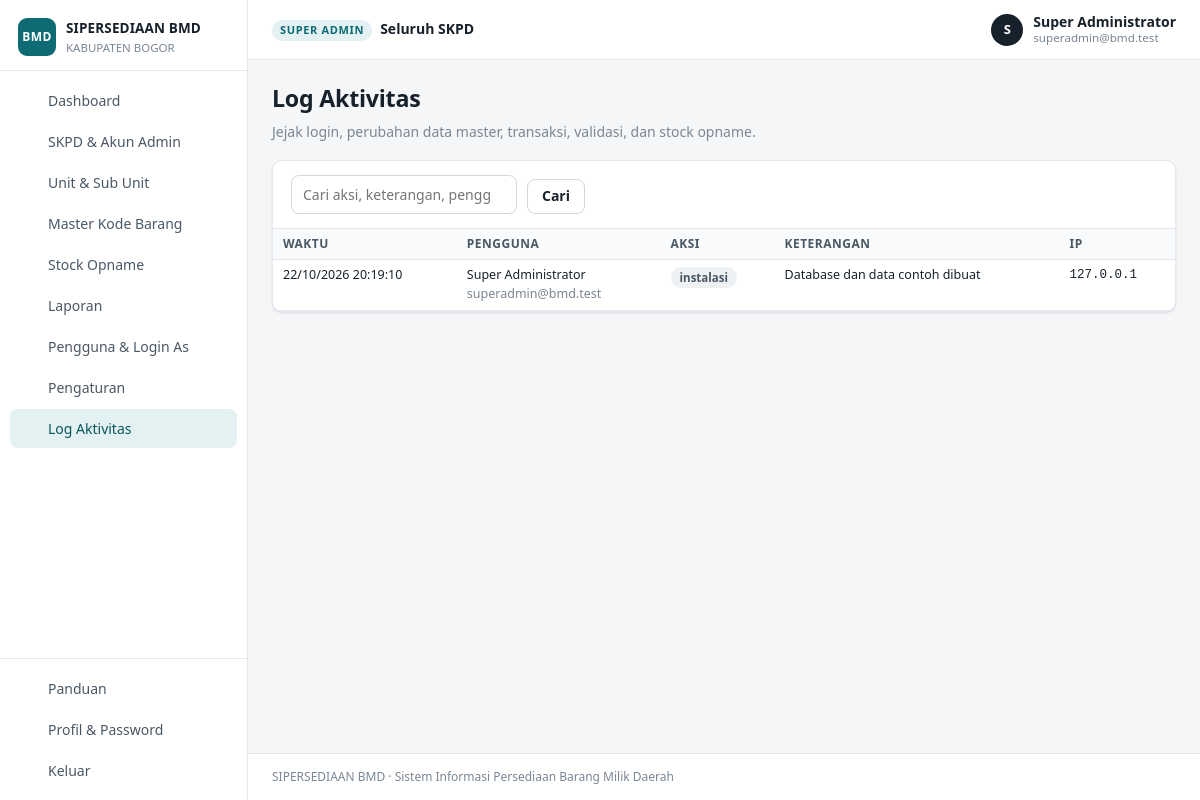
/index.php?page=log (signed in), run on the app's committed database.
### tables this page shows
CREATE TABLE users (
  id          INT UNSIGNED NOT NULL AUTO_INCREMENT PRIMARY KEY,
  nama        VARCHAR(150) NOT NULL,
  nip         VARCHAR(30)  NULL,
  email       VARCHAR(150) NULL,
  password    VARCHAR(255) NULL,
  role        ENUM('superadmin','admin_skpd','admin','operator') NOT NULL,
  skpd_id     INT UNSIGNED NULL,
  unit_id     INT UNSIGNED NULL,
  slot        TINYINT UNSIGNED NOT NULL DEFAULT 1,
  is_active   TINYINT(1) NOT NULL DEFAULT 0,
  last_login  DATETIME NULL,
  created_at  DATETIME NOT NULL DEFAULT CURRENT_TIMESTAMP,
  updated_at  DATETIME NULL ON UPDATE CURRENT_TIMESTAMP,
  UNIQUE KEY uk_email (email),
  KEY idx_skpd (skpd_id),
  KEY idx_unit (unit_id),
  CONSTRAINT fk_user_skpd FOREIGN KEY (skpd_id) REFERENCES skpd(id)       ON DELETE CASCADE,
  CONSTRAINT fk_user_unit FOREIGN KEY (unit_id) REFERENCES unit_kerja(id) ON DELETE CASCADE
);

CREATE TABLE log_aktivitas (
  id          INT UNSIGNED NOT NULL AUTO_INCREMENT PRIMARY KEY,
  user_id     INT UNSIGNED NULL,
  aksi        VARCHAR(60)  NOT NULL,
  keterangan  VARCHAR(500) NULL,
  ip          VARCHAR(45)  NULL,
  created_at  DATETIME NOT NULL DEFAULT CURRENT_TIMESTAMP,
  KEY idx_user (user_id)
);

### index.php (called while the page is built, shortened)
<?php
require_login();
$page = isset($_GET['page']) ? preg_replace('/[^a-z_]/', '', $_GET['page']) : 'dashboard';
require __DIR__ . '/pages/' . $page . '.php';

### core/helpers.php (called while the page is built, shortened)
<?php
function e($s)
{
    return htmlspecialchars((string)$s, ENT_QUOTES, 'UTF-8');
}
function url($page = 'dashboard', array $params = [])
{
    $params = array_merge(['page' => $page], $params);
    return 'index.php?' . http_build_query($params);
}
function input($key, $default = null)
{
    return $default;
}
function input_int($key, $default = 0)
{
    $v = input($key, null);
    return ($v === null || $v === '') ? $default : (int)$v;
}
function setting($key, $default = '')
{
    static $cache = null;
    if ($cache === null) {
        $cache = [];
        foreach (rows('SELECT kunci, nilai FROM pengaturan') as $r) $cache[$r['kunci']] = $r['nilai'];
    }
    return (isset($cache[$key]) && $cache[$key] !== '') ? $cache[$key] : $default;
}
function role_label($role, $unitLevel = null)
{
    switch ($role) {
        case 'superadmin': return 'Super Admin';
    }
    return $role;
}
function paginate($total, $perPage = 25)
{
    $page = max(1, input_int('hal', 1));
    $pages = max(1, (int)ceil($total / $perPage));
    $page = min($page, $pages);
    return ['page' => $page, 'pages' => $pages, 'offset' => ($page - 1) * $perPage, 'limit' => $perPage, 'total' => $total];
}

### core/db.php (called while the page is built, shortened)
<?php
function db()
{
    static $conn = null;
    if ($conn === null) {
        try {
            $conn = new mysqli(DB_HOST, DB_USER, DB_PASS, DB_NAME, (int)DB_PORT);
            $conn->set_charset('utf8mb4');
            $conn->query("SET time_zone = '+07:00'");
        } catch (mysqli_sql_exception $e) {
            http_response_code(500);
            echo '<div style="font-family:sans-serif;max-width:640px;margin:60px auto;padding:24px;border:1px solid #f1c0c0;border-radius:8px;background:#fff7f7">'
                . '<h2 style="margin-top:0;color:#b42318">Koneksi database gagal</h2>'
                . '<p>Periksa pengaturan <code>DB_HOST</code>, <code>DB_USER</code>, <code>DB_PASS</code>, <code>DB_NAME</code> pada file <code>config.php</code> '
                . 'dan pastikan database sudah diimpor dari folder <code>database/</code>.</p>'
                . (APP_DEBUG ? '<pre style="white-space:pre-wrap">' . htmlspecialchars($e->getMessage()) . '</pre>' : '')
                . '</div>';
            exit;
        }
    }
    return $conn;
}
function q($sql, array $params = [])
{
    $stmt = db()->prepare($sql);
    if ($params) {
        $types = '';
        $vals = [];
        foreach ($params as $p) {
            if (is_int($p) || is_bool($p)) { $types .= 'i'; $vals[] = (int)$p; }
            elseif (is_float($p)) { $types .= 'd'; $vals[] = $p; }
            elseif ($p === null) { $types .= 's'; $vals[] = null; }
            else { $types .= 's'; $vals[] = (string)$p; }
        }
        $refs = [];
        foreach ($vals as $k => $v) { $refs[$k] = &$vals[$k]; }
        array_unshift($refs, $types);
        call_user_func_array([$stmt, 'bind_param'], $refs);
    }
    $stmt->execute();
    return $stmt;
}
function rows($sql, array $params = [])
{
    $stmt = q($sql, $params);
    $res = $stmt->get_result();
    $out = $res ? $res->fetch_all(MYSQLI_ASSOC) : [];
    return $out;
}
function row($sql, array $params = [])
{
    $r = rows($sql, $params);
    return $r ? $r[0] : null;
}
function val($sql, array $params = [])
{
    $r = row($sql, $params);
    return $r ? reset($r) : null;
}

### core/auth.php (called while the page is built, shortened)
<?php
function user()
{
    static $u = false;
    if ($u !== false) return $u;
    $u = null;
    if (!empty($_SESSION['uid'])) {
        $u = row('SELECT u.*, uk.level AS unit_level, uk.nama AS unit_nama, uk.parent_id AS unit_parent_id,
                         COALESCE(s1.nama, s2.nama) AS skpd_nama, COALESCE(u.skpd_id, uk.skpd_id) AS skpd_ref
                  FROM users u
                  LEFT JOIN unit_kerja uk ON uk.id = u.unit_id
                  LEFT JOIN skpd s1 ON s1.id = u.skpd_id
                  LEFT JOIN skpd s2 ON s2.id = uk.skpd_id
                  WHERE u.id = ? AND (u.is_active = 1 OR ?)', [(int)$_SESSION['uid'], impersonator_id() ? 1 : 0]);
        if ($u) {
            $u['id'] = (int)$u['id'];
            $u['unit_id'] = $u['unit_id'] ? (int)$u['unit_id'] : null;
            $u['skpd_id'] = $u['skpd_ref'] ? (int)$u['skpd_ref'] : null;
        } else {
            unset($_SESSION['uid']);
        }
    }
    return $u;
}
function require_login()
{
    if (!user()) {
        if (is_ajax()) json_out(['ok' => false, 'msg' => 'Sesi berakhir, silakan login kembali.'], 401);
        redirect('login.php');
    }
}
function has_role(...$roles)
{
    $u = user();
    return $u && in_array($u['role'], $roles, true);
}
function impersonator_id()
{
    return (int)($_SESSION['impersonator'] ?? 0);
}

### pages/log.php (the view, shortened to what this page needs)
<?php
$q = trim((string)input('q', ''));
$where = '1=1';
$params = [];
$total = (int)val("SELECT COUNT(*) FROM log_aktivitas l LEFT JOIN users u ON u.id=l.user_id WHERE $where", $params);
$pg = paginate($total, 50);
$list = rows("SELECT l.*, u.nama, u.email FROM log_aktivitas l LEFT JOIN users u ON u.id=l.user_id WHERE $where ORDER BY l.id DESC LIMIT {$pg['limit']} OFFSET {$pg['offset']}", $params);
include BASE_PATH . '/views/header.php';
?>
<div class="page-head"><div><h1>Log Aktivitas</h1><p>Jejak login, perubahan data master, transaksi, validasi, dan stock opname.</p></div></div>
<div class="card">
  <div class="card-head"><form class="filters" method="get"><input type="hidden" name="page" value="log">
    <div class="field grow"><input type="search" name="q" value="<?= e($q) ?>" placeholder="Cari aksi, keterangan, pengguna…"></div><button class="btn btn-light">Cari</button></form></div>
  <div class="card-body tight table-wrap">
    <table class="tbl compact">
      <thead><tr><th>Waktu</th><th>Pengguna</th><th>Aksi</th><th>Keterangan</th><th>IP</th></tr></thead>
      <tbody>
      <?php foreach ($list as $l): ?>
        <tr><td class="nowrap small"><?= e(date('d/m/Y H:i:s', strtotime($l['created_at']))) ?></td><td class="small"><?= e($l['nama'] ?: '-') ?><div class="muted"><?= e($l['email']) ?></div></td>
          <td><span class="badge badge-gray"><?= e($l['aksi']) ?></span></td><td class="small"><?= e($l['keterangan']) ?></td><td class="small mono"><?= e($l['ip']) ?></td></tr>
      <?php endforeach; ?>
      </tbody>
    </table>
  </div>
</div>
<?php include BASE_PATH . '/views/footer.php'; ?>

### views/header.php (shortened to what this page needs)
<?php
$u = user();
$curPage = $_GET['page'] ?? 'dashboard';
function icon($n)
{
    return '<svg class="ic" viewBox="0 0 24 24" fill="none" stroke="currentColor" stroke-width="1.8" stroke-linecap="round" stroke-linejoin="round" aria-hidden="true">' . ($p[$n] ?? '') . '</svg>';
}
$menu = [];
$menu[] = ['dashboard', 'Dashboard', 'home'];
if ($u['role'] === 'superadmin') {
    $menu[] = ['skpd', 'SKPD & Akun Admin', 'building'];
    $menu[] = ['unit', 'Unit & Sub Unit', 'tree'];
    $menu[] = ['kode', 'Master Kode Barang', 'code'];
    $menu[] = ['stock_opname', 'Stock Opname', 'lock'];
    $menu[] = ['laporan', 'Laporan', 'report'];
    $menu[] = ['pengguna', 'Pengguna & Login As', 'users'];
    $menu[] = ['pengaturan', 'Pengaturan', 'gear'];
    $menu[] = ['log', 'Log Aktivitas', 'list'];
} elseif ($u['role'] === 'admin_skpd') {
    $menu[] = ['unit', 'Unit & Sub Unit', 'tree'];
    $menu[] = ['stock_opname', 'Stock Opname', 'lock'];
    $menu[] = ['laporan', 'Laporan', 'report'];
}
$activeMap = ['rincian' => 'dashboard', 'skpd_form' => 'skpd', 'unit_form' => 'unit', 'akun' => ($u['role'] === 'superadmin' ? 'skpd' : 'unit'), 'kartu' => 'stok', 'transaksi_detail' => 'transaksi', 'kode_import' => 'kode'];
$active = $activeMap[$curPage] ?? $curPage;
$scopeLabel = $u['role'] === 'superadmin' ? 'Seluruh SKPD' : ($u['role'] === 'admin_skpd' ? $u['skpd_nama'] : $u['unit_nama']);
?><!doctype html>
<html lang="id">
<head>
<link rel="stylesheet" href="assets/app.css?v=4">
</head>
<body>
<div class="layout">
  <aside class="sidebar" id="sidebar">
    <div class="brand">
      <div class="brand-mark">BMD</div>
      <div>
        <div class="brand-name"><?= e(APP_NAME) ?></div>
        <div class="brand-sub"><?= e(setting('nama_pemda', 'Pemerintah Daerah')) ?></div>
      </div>
    </div>
    <nav class="nav">
      <?php foreach ($menu as $m): ?>
        <a href="<?= e(url($m[0])) ?>" class="<?= $active === $m[0] ? 'active' : '' ?>">
          <?= icon($m[2]) ?><span><?= e($m[1]) ?></span>
        </a>
      <?php endforeach; ?>
    </nav>
    <div class="nav nav-bottom">
      <a href="<?= e(url('panduan')) ?>" class="<?= $active === 'panduan' ? 'active' : '' ?>"><?= icon('help') ?><span>Panduan</span></a>
      <a href="<?= e(url('profil')) ?>" class="<?= $active === 'profil' ? 'active' : '' ?>"><?= icon('user') ?><span>Profil &amp; Password</span></a>
      <a href="logout.php"><?= icon('logout') ?><span>Keluar</span></a>
    </div>
  </aside>
  <div class="main">
    <header class="topbar">
      <div class="scope">
        <span class="scope-label"><?= e(role_label($u['role'], $u['unit_level'])) ?></span>
        <span class="scope-name"><?= e($scopeLabel) ?></span>
      </div>
      <div class="who">
        <div class="avatar"><?= e(mb_strtoupper(mb_substr($u['nama'], 0, 1))) ?></div>
        <div class="who-text"><b><?= e($u['nama']) ?></b><small><?= e($u['email']) ?></small></div>
      </div>
    </header>
    <main class="content">

### data on the page
users: role "Seluruh SKPD", nama "S", nama "Super Administrator", email "superadmin@bmd.test"
log_aktivitas: created_at "22/10/2026 20:19:10", user.nama "Super Administrator", user.email "superadmin@bmd.test", aksi "instalasi", keterangan "Database dan data contoh dibuat", ip "127.0.0.1"

### other printed values
APP_NAME "SIPERSEDIAAN BMD"
setting('nama_pemda', 'Pemerintah Daerah') "KABUPATEN BOGOR"
$m[1] "Dashboard"
$m[1] "SKPD & Akun Admin"
$m[1] "Unit & Sub Unit"
$m[1] "Master Kode Barang"
$m[1] "Stock Opname"
$m[1] "Laporan"
$m[1] "Pengguna & Login As"
$m[1] "Pengaturan"
$m[1] "Log Aktivitas"
role_label($u['role'], $u['unit_level']) "SUPER ADMIN"
APP_DESC "Sistem Informasi Persediaan Barang Milik Daerah"
